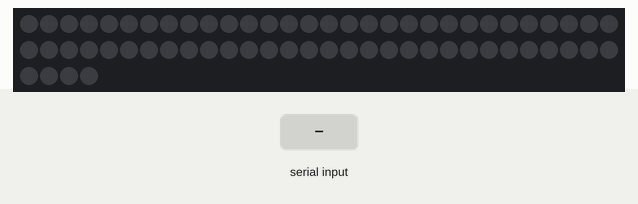
Bench run of a sketch on a simulated Arduino Uno, built with avr-gcc and run on an emulated ATmega328P. Shown: 64 RGB LEDs in strip order, left to right, continuing on the next row. The test bench sets the inputs (shaded band). Dim RGB values are drawn brighter than linear.

Above: at 1.2 s.
1.3 s: "y" received over Serial
At 2.5 s:
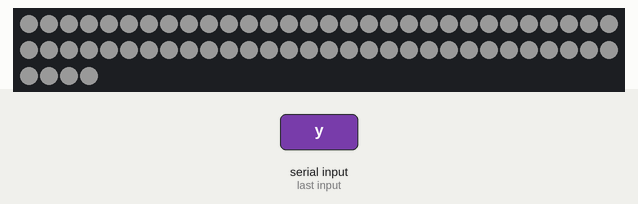
2.8 s: "n" received over Serial
At 3.8 s:
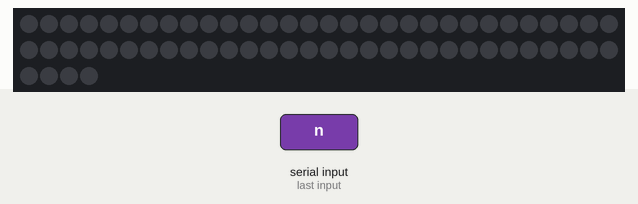
Timing chart, 0 to 5.8 s (numbered marks = the images above; inputs shaded):
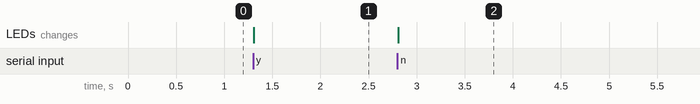

Measured:
- after the input at 1.3 s, the LEDs: change at once (image 1)
- after the input at 2.8 s, the LEDs: change at once (image 2)

The sketch:

Serial_matrix.ino
```cpp
#include <Adafruit_NeoPixel.h>
int pixel;
int color = 0;
Adafruit_NeoPixel matrix(64, 6);

void setup() {
  Serial.begin(9600);
  matrix.begin();

  matrix.setBrightness(25);


}

void loop() {
  // put your main code here, to run repeatedly:
      char Char = Serial.read();
      if (Char == 'y')
      {
         color = 255;
      }
      else if (Char == 'n')
      {
        color = 0;
      }
  for(int i = 0; i < 64; i++)
  {
    matrix.setPixelColor(i, matrix.Color(color, color, color));
  }
  matrix.show();
}
```
